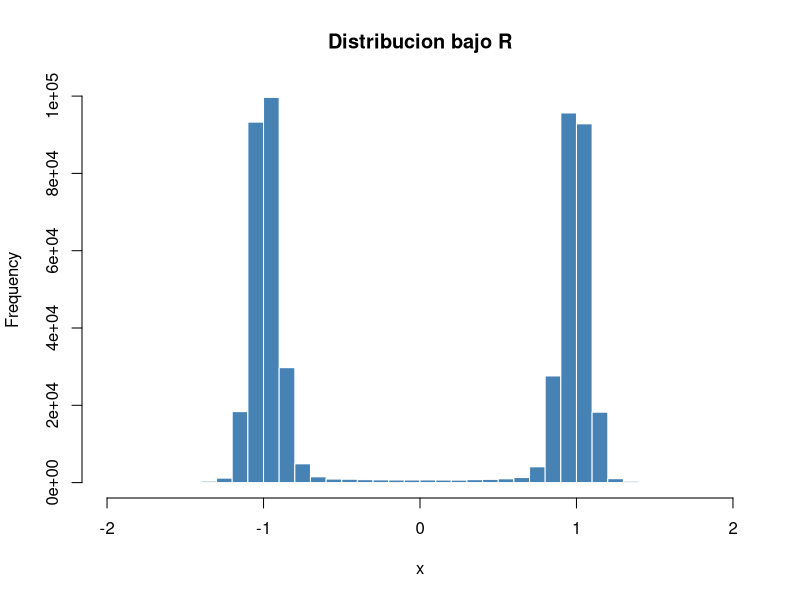
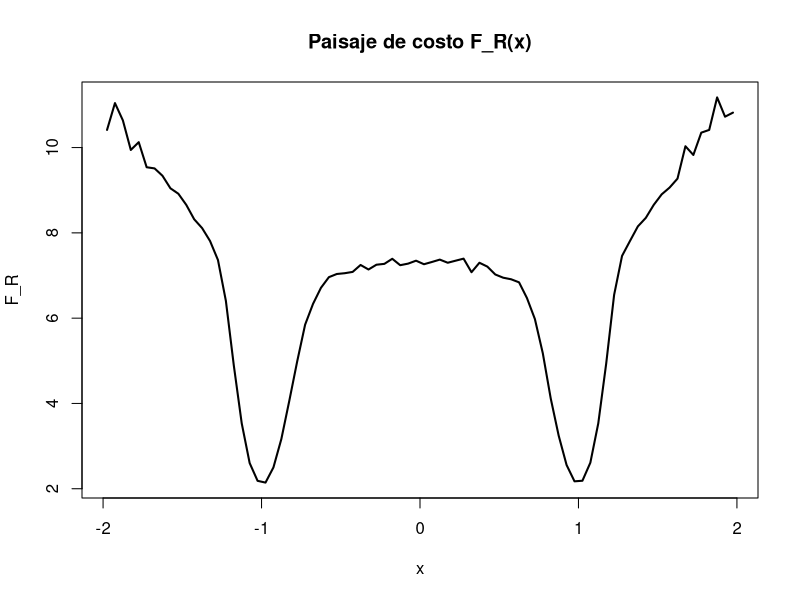

These charts were generated, in order, by the following R code:
# =============================================================================
# Plantilla para prototipos UE en R
# =============================================================================
# Usar este archivo como base para probar nuevos sistemas/observables
# Una vez validado, traducir a C++ en src/
# =============================================================================

library(tidyverse)

# --- PARAMETROS DEL SISTEMA ---
params <- list(
  # Espacio de estados
  x_min = -2,
  x_max = 2,

  # Dinamica
  dt = 0.01,
  noise_sigma = 0.3,

  # Condicion ERS (R)
  theta_threshold = 0.5,
  tau_persistence = 50,

  # Simulacion
  n_trajectories = 1000,
  trajectory_length = 500,
  seed = 42
)

# --- POTENCIAL V(x) ---
# Modificar segun el sistema a probar
potential <- function(x) {
  # Ejemplo: doble pozo
  (x^2 - 1)^2
}

# Gradiente del potencial
grad_potential <- function(x) {
  4 * x * (x^2 - 1)
}

# --- OBSERVABLE theta(x) ---
# Modificar segun el observable a probar
observable <- function(x) {
  # Ejemplo: distancia al origen
  abs(x)
}

# --- DINAMICA (Langevin) ---
step <- function(x, dt, sigma) {
  x - grad_potential(x) * dt + sigma * sqrt(dt) * rnorm(1)
}

# --- SIMULACION DE UNA TRAYECTORIA ---
simulate_trajectory <- function(x0, length, dt, sigma) {
  x <- numeric(length)
  x[1] <- x0
  for (t in 2:length) {
    x[t] <- step(x[t-1], dt, sigma)
  }
  x
}

# --- VERIFICAR CONDICION R ---
check_ERS <- function(traj, theta_thresh, tau_p, above = TRUE) {
  theta_vals <- observable(traj)
  if (above) {
    condition <- theta_vals >= theta_thresh
  } else {
    condition <- theta_vals <= theta_thresh
  }

  # Buscar secuencia continua de tau_p pasos
  rle_result <- rle(condition)
  any(rle_result$lengths[rle_result$values] >= tau_p)
}

# --- EJECUTAR SIMULACION ---
set.seed(params$seed)

cat("Simulando", params$n_trajectories, "trayectorias...\n")

trajectories <- list()
conditioned_indices <- c()

for (i in 1:params$n_trajectories) {
  x0 <- runif(1, params$x_min, params$x_max)
  traj <- simulate_trajectory(x0, params$trajectory_length, params$dt, params$noise_sigma)
  trajectories[[i]] <- traj

  if (check_ERS(traj, params$theta_threshold, params$tau_persistence)) {
    conditioned_indices <- c(conditioned_indices, i)
  }
}

cat("Trayectorias bajo R:", length(conditioned_indices),
    "(", round(100 * length(conditioned_indices) / params$n_trajectories, 1), "%)\n")

# --- ANALISIS BASICO ---
if (length(conditioned_indices) > 0) {
  # Extraer valores x de trayectorias condicionadas
  x_conditioned <- unlist(trajectories[conditioned_indices])

  # Histograma
  cat("\nDistribucion bajo R:\n")
  print(summary(x_conditioned))

  # Visualizacion rapida
  hist(x_conditioned, breaks = 50, main = "Distribucion bajo R",
       xlab = "x", col = "steelblue", border = "white")

  # Paisaje de costo (aproximado)
  h <- hist(x_conditioned, breaks = 100, plot = FALSE)
  freq <- h$counts / sum(h$counts)
  freq[freq == 0] <- min(freq[freq > 0]) / 10  # evitar log(0)
  cost <- -log(freq)

  plot(h$mids, cost, type = "l", lwd = 2,
       main = "Paisaje de costo F_R(x)", xlab = "x", ylab = "F_R")
}

cat("\n--- Prototipo completado ---\n")
cat("Si los resultados son correctos, traducir a C++\n")
